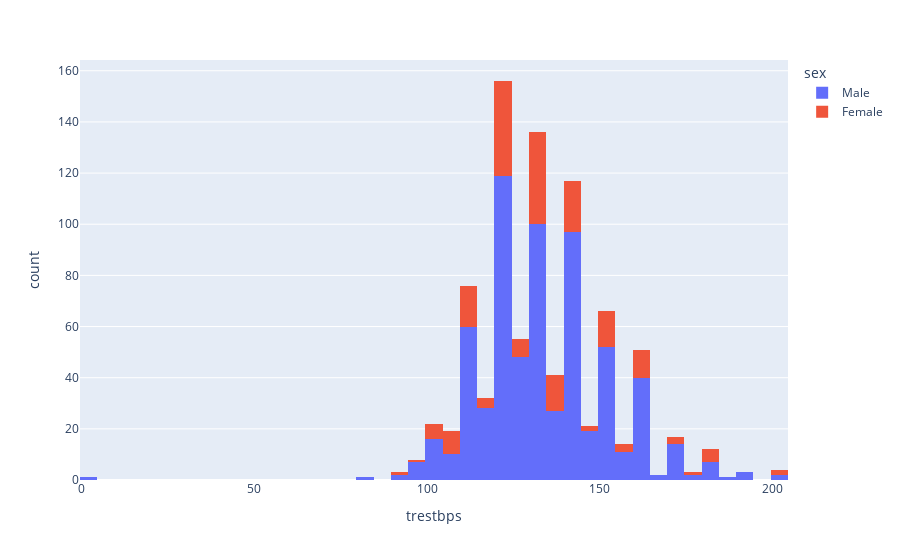

This figure's notebook cell:
### Code cell
# plot of trestbps grouped by sex
fig = px.histogram(df, x='trestbps', color='sex')
fig.show()

### Figure 1 — Plotly figure (JSON) as saved in the notebook; plotly's stock layout.template omitted (floating-point values rounded to 4 significant figures; data arrays with more than 128 entries replaced by an {"elided": "..."} marker saying what was removed)
{"data": [{"alignmentgroup": "True", "bingroup": "x", "hovertemplate": "sex=Male<br>trestbps=%{x}<br>count=%{y}<extra></extra>", "legendgroup": "Male", "marker": {"color": "#636efa", "pattern": {"shape": ""}}, "name": "Male", "offsetgroup": "Male", "orientation": "v", "showlegend": true, "type": "histogram", "x": {"elided": "726 int values"}, "xaxis": "x", "yaxis": "y"}, {"alignmentgroup": "True", "bingroup": "x", "hovertemplate": "sex=Female<br>trestbps=%{x}<br>count=%{y}<extra></extra>", "legendgroup": "Female", "marker": {"color": "#EF553B", "pattern": {"shape": ""}}, "name": "Female", "offsetgroup": "Female", "orientation": "v", "showlegend": true, "type": "histogram", "x": {"elided": "194 int values"}, "xaxis": "x", "yaxis": "y"}], "layout": {"barmode": "relative", "legend": {"title": {"text": "sex"}, "tracegroupgap": 0}, "margin": {"t": 60}, "xaxis": {"anchor": "y", "domain": [0, 1], "title": {"text": "trestbps"}}, "yaxis": {"anchor": "x", "domain": [0, 1], "title": {"text": "count"}}}}
